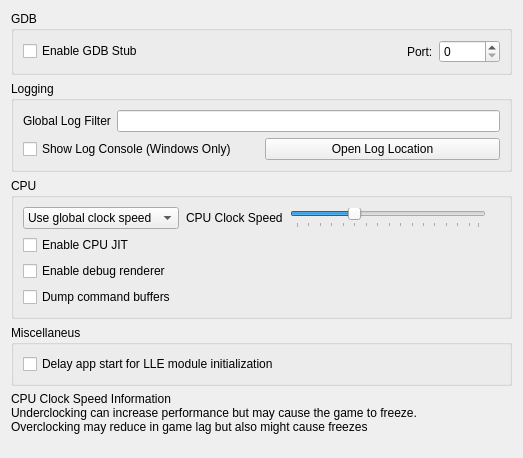
<?xml version="1.0" encoding="UTF-8"?>
<ui version="4.0">
 <class>ConfigureDebug</class>
 <widget class="QWidget" name="ConfigureDebug">
  <property name="geometry">
   <rect>
    <x>0</x>
    <y>0</y>
    <width>523</width>
    <height>458</height>
   </rect>
  </property>
  <property name="windowTitle">
   <string>Form</string>
  </property>
  <layout class="QVBoxLayout" name="verticalLayout_1">
   <item>
    <layout class="QVBoxLayout" name="verticalLayout_2">
     <item>
      <widget class="QGroupBox" name="groupBox">
       <property name="title">
        <string>GDB</string>
       </property>
       <layout class="QVBoxLayout" name="verticalLayout_3">
        <item>
         <layout class="QHBoxLayout" name="horizontalLayout_1">
          <item>
           <widget class="QCheckBox" name="toggle_gdbstub">
            <property name="text">
             <string>Enable GDB Stub</string>
            </property>
           </widget>
          </item>
          <item>
           <spacer name="horizontalSpacer">
            <property name="orientation">
             <enum>Qt::Horizontal</enum>
            </property>
            <property name="sizeHint" stdset="0">
             <size>
              <width>40</width>
              <height>20</height>
             </size>
            </property>
           </spacer>
          </item>
          <item>
           <widget class="QLabel" name="label_2">
            <property name="text">
             <string>Port:</string>
            </property>
           </widget>
          </item>
          <item>
           <widget class="QSpinBox" name="gdbport_spinbox">
            <property name="maximum">
             <number>65536</number>
            </property>
           </widget>
          </item>
         </layout>
        </item>
       </layout>
      </widget>
     </item>
    </layout>
   </item>
   <item>
    <widget class="QGroupBox" name="groupBox_2">
     <property name="title">
      <string>Logging</string>
     </property>
     <layout class="QVBoxLayout" name="verticalLayout">
      <item>
       <layout class="QHBoxLayout" name="horizontalLayout">
        <item>
         <widget class="QLabel" name="label">
          <property name="text">
           <string>Global Log Filter</string>
          </property>
         </widget>
        </item>
        <item>
         <widget class="QLineEdit" name="log_filter_edit"/>
        </item>
       </layout>
      </item>
      <item>
       <layout class="QHBoxLayout" name="horizontalLayout_2">
        <item>
         <widget class="QCheckBox" name="toggle_console">
          <property name="text">
           <string>Show Log Console (Windows Only)</string>
          </property>
         </widget>
        </item>
        <item>
         <widget class="QPushButton" name="open_log_button">
          <property name="text">
           <string>Open Log Location</string>
          </property>
         </widget>
        </item>
       </layout>
      </item>
     </layout>
    </widget>
   </item>
   <item>
    <widget class="QGroupBox" name="groupBox_4">
     <property name="title">
      <string>CPU</string>
     </property>
     <layout class="QGridLayout" name="gridLayout_2">
      <item row="1" column="0">
       <widget class="QWidget" name="clock_speed_widget" native="true">
        <layout class="QHBoxLayout" name="clock_speed_layout">
         <property name="spacing">
          <number>7</number>
         </property>
         <property name="leftMargin">
          <number>0</number>
         </property>
         <property name="topMargin">
          <number>0</number>
         </property>
         <property name="rightMargin">
          <number>0</number>
         </property>
         <property name="bottomMargin">
          <number>0</number>
         </property>
         <item>
          <widget class="QComboBox" name="clock_speed_combo">
           <item>
            <property name="text">
             <string>Use global clock speed</string>
            </property>
           </item>
           <item>
            <property name="text">
             <string>Set clock speed:</string>
            </property>
           </item>
          </widget>
         </item>
         <item>
          <widget class="QLabel" name="clock_speed_label">
           <property name="text">
            <string>CPU Clock Speed</string>
           </property>
          </widget>
         </item>
         <item>
          <widget class="QSlider" name="slider_clock_speed">
           <property name="toolTip">
            <string>&lt;html&gt;&lt;body&gt;Changes the emulated CPU clock frequency.&lt;br&gt;Underclocking can increase performance but may cause the game to freeze.&lt;br&gt;Overclocking may reduce in game lag but also might cause freezes&lt;/body&gt;&lt;/html&gt;</string>
           </property>
           <property name="minimum">
            <number>0</number>
           </property>
           <property name="maximum">
            <number>79</number>
           </property>
           <property name="singleStep">
            <number>5</number>
           </property>
           <property name="pageStep">
            <number>15</number>
           </property>
           <property name="value">
            <number>25</number>
           </property>
           <property name="orientation">
            <enum>Qt::Horizontal</enum>
           </property>
           <property name="tickPosition">
            <enum>QSlider::TicksBelow</enum>
           </property>
          </widget>
         </item>
         <item>
          <widget class="QLabel" name="clock_display_label">
           <property name="text">
            <string/>
           </property>
           <property name="alignment">
            <set>Qt::AlignRight|Qt::AlignTrailing|Qt::AlignVCenter</set>
           </property>
          </widget>
         </item>
        </layout>
       </widget>
      </item>
      <item row="2" column="0">
       <widget class="QCheckBox" name="toggle_cpu_jit">
        <property name="toolTip">
         <string>&lt;html&gt;&lt;head/&gt;&lt;body&gt;&lt;p&gt;Enables the use of the ARM JIT compiler for emulating the 3DS CPUs. Don't disable unless for debugging purposes&lt;/p&gt;&lt;/body&gt;&lt;/html&gt;</string>
        </property>
        <property name="text">
         <string>Enable CPU JIT</string>
        </property>
       </widget>
      </item>
      <item row="3" column="0">
       <widget class="QCheckBox" name="toggle_renderer_debug">
        <property name="text">
         <string>Enable debug renderer</string>
        </property>
       </widget>
      </item>
      <item row="4" column="0">
       <widget class="QCheckBox" name="toggle_dump_command_buffers">
        <property name="text">
         <string>Dump command buffers</string>
        </property>
       </widget>
      </item>
     </layout>
    </widget>
   </item>
    <item>
      <widget class="QGroupBox" name="groupBox_5">
        <property name="title">
          <string>Miscellaneus</string>
        </property>
        <layout class="QGridLayout" name="gridLayout_3">
          <item row="1" column="0">
            <widget class="QCheckBox" name="delay_start_for_lle_modules">
              <property name="toolTip">
                <string>&lt;html&gt;&lt;head/&gt;&lt;body&gt;&lt;p&gt;Introduces a delay to the first ever launched app thread if LLE modules are enabled, to allow them to initialize.&lt;/p&gt;&lt;/body&gt;&lt;/html&gt;</string>
              </property>
              <property name="text">
                <string>Delay app start for LLE module initialization</string>
              </property>
            </widget>
          </item>
        </layout>
      </widget>
    </item>
   <item>
    <widget class="QLabel" name="label_cpu_clock_info">
     <property name="text">
      <string>&lt;html&gt;&lt;head/&gt;&lt;body&gt;&lt;p&gt;CPU Clock Speed Information&lt;br/&gt;Underclocking can increase performance but may cause the game to freeze.&lt;br/&gt;Overclocking may reduce in game lag but also might cause freezes&lt;/p&gt;&lt;/body&gt;&lt;/html&gt;</string>
     </property>
     <property name="textFormat">
      <enum>Qt::RichText</enum>
     </property>
    </widget>
   </item>
   <item>
    <spacer name="verticalSpacer">
     <property name="orientation">
      <enum>Qt::Vertical</enum>
     </property>
     <property name="sizeHint" stdset="0">
      <size>
       <width>20</width>
       <height>40</height>
      </size>
     </property>
    </spacer>
   </item>
  </layout>
 </widget>
 <tabstops>
  <tabstop>toggle_gdbstub</tabstop>
  <tabstop>gdbport_spinbox</tabstop>
  <tabstop>log_filter_edit</tabstop>
  <tabstop>toggle_console</tabstop>
  <tabstop>open_log_button</tabstop>
 </tabstops>
 <resources/>
 <connections>
  <connection>
   <sender>toggle_gdbstub</sender>
   <signal>toggled(bool)</signal>
   <receiver>gdbport_spinbox</receiver>
   <slot>setEnabled(bool)</slot>
   <hints>
    <hint type="sourcelabel">
     <x>84</x>
     <y>157</y>
    </hint>
    <hint type="destinationlabel">
     <x>342</x>
     <y>158</y>
    </hint>
   </hints>
  </connection>
 </connections>
</ui>
